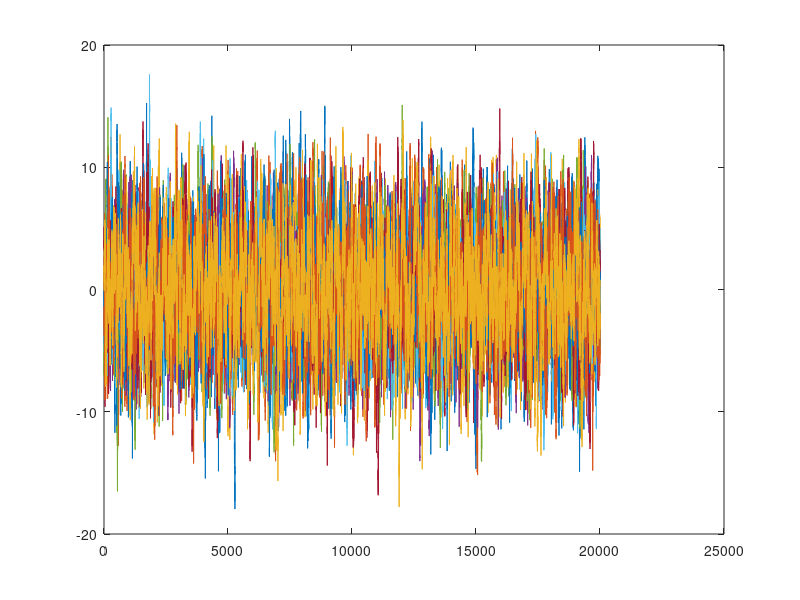

This chart was generated by the following MATLAB code: (Note: this script raises an error after producing the figure.)
close all
clear
clc


T = [0 100];
fs = 200;
dt = 1/fs;
t = T(1):dt:T(2);
nt = length(t);

[bH, aH] = butter(1,0.5/(fs/2),'high');

n_ch_in = 10;
rnd_signal = cumsum(randn(nt,n_ch_in));

u_ex = filtfilt(bH,aH,rnd_signal);

y = u_ex;

figure(1)
plot(u_ex)

%%

n_shift = 100;
mi_vec = zeros(n_shift,1);

chan_perm = randperm(n_ch_in)'
eq = chan_perm == (1:n_ch_in)'
% chan_perm = 1:n_ch_in;

y_flat = reshape(u_ex(:,chan_perm)',[],1);

u_ex_flat = reshape(u_ex',[],1);

for i_shift = 1:n_shift


    u_ex_flat_shifted = circshift(u_ex_flat,(i_shift-1)*n_ch_in,1);

    mi_vec(i_shift,1) = mi_fcn(u_ex_flat_shifted, y_flat);


end

figure(2)
plot(mi_vec)


% 
% mi_fcn(u_ex)
% 
% 
% n_shift = 100;
% mi_vec = zeros(n_shift,1);
% for i_shift = 1:n_shift
% 
%     B_shift=circshift(B,i_shift-1,1);
% 
%     mi_vec(i_shift,1) = mi_fcn(A,B_shift);
% 
% end
% 
% figure;
% plot(mi_vec)
